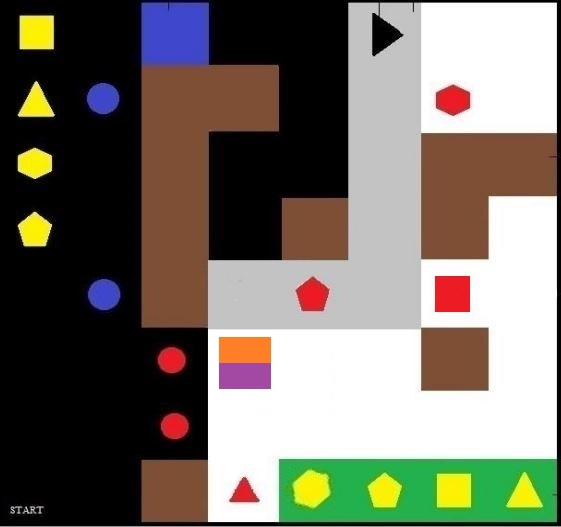
%> input picture images/pixelate.JPG, 561 x 527 px
$ octave --eval "result = comp(rgb2gray(imread('images/pixelate.JPG')));"   (GNU Octave 9; MATLAB toolbox functions it lacks are replaced by stand-ins)
%> lines starting %> are read from the running program, lines starting %| are printed output that depends on the picture; in (x1, y1, x2, y2) boxes, pixels count from 0 and x2, y2 are one past the last pixel; in counts of white or black regions, pixels touching at a corner belong together; the program's own positions count from 1
### gridnum.m
function [pos] = gridnum( b )
%UNTITLED4 Summary of this function goes here
%   Detailed explanation goes here
global yelrg blackrg bluerg brownrg grayrg redrg greenrg getall getallc bot1rg bot2rg;
b = b.Centroid;
mindis = 1000000;
pos = -1;
for i=1:25
    blockc = getallc(i).Centroid;
    if((b(1)-blockc(1))*(b(1)-blockc(1))+(b(2)-blockc(2))*(b(2)-blockc(2))<mindis)
        mindis = (b(1)-blockc(1))*(b(1)-blockc(1))+(b(2)-blockc(2))*(b(2)-blockc(2));
        pos = i;
    end
end

end

### comp2.m
function [cen] = comp( a )
%UNTITLED2 Summary of this function goes here
%   Detailed explanation goes here
global yelrg blackrg bluerg brownrg grayrg redrg greenrg getall getallc;
imshow(a);
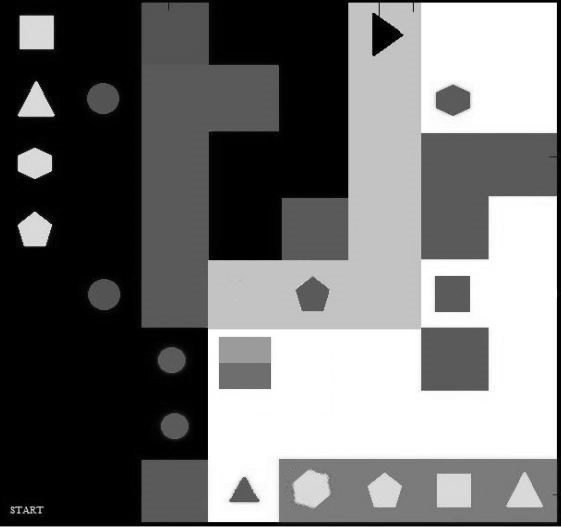
%> displayed picture: size 527x561, on the screen's scale of 0 to 255; min 0, max 255, mean 113.2
bb = regionprops(a);
%> bb = 255 regions; largest, box (x1, y1, x2, y2), Area and Centroid: (208, 3, 557, 520) 53905 [427.8 299.1], (19, 4, 556, 521) 39402 [300.7 224.8], (18, 3, 543, 507) 25864 [353.2 210], (0, 0, 561, 526) 10031 [158.1 215.6], (14, 87, 556, 522) 7582 [423.4 489.7]
area1 =0 ;
area2 =0 ;
s1 =0;
s2 =0;
fa = zeros(1,4);
pq = zeros(1,4);
cen = regionprops(a);
%> cen has the same summary as bb
for i=1:2
    kb = bb(i).BoundingBox;
    kc = bb(i).Centroid;
%     kb(1)+kb(3)/2
%     kb(2)+kb(4)/2
    if(bb(i).Area>area1)
        area1 = bb(i).Area;
        s1=i;
    end
end
%> this loop made 2 passes
%> (kb, kc, area1) on pass 1: ([0.5 0.5 561 526], [158.1 215.6], 10031)
%> (kb, kc) on pass 2: ([3.5 0.5 558 526], [212.7 235.6])
%> after the loop, s1 = 1
for i=3:4
    if(bb(i).Area>area2)
        area2 = bb(i).Area;
        s2=i;
    end
end
%> this loop made 2 passes
%> area2 on pass 1: 2995
%> after the loop, s2 = 3
pq(gridnum(bb(s1))) = s2;
%> in gridnum, `b = b.Centroid;`: b = [158.1 215.6]
%> the run ends on the next line
pq(s2)=gridnum(bb(s1));
fa(s2)=s1;
fa(s1)=s2;
cen(gridnum(bb(s1)))=bb(s2);
for i=1:2
    if(bb(i).Area<area1)
        area1 = bb(i).Area;
        s1=i;
    end
end
for i=3:4
    if(bb(i).Area<area2)
        area2 = bb(i).Area;
        s2=i;
    end
end
fa(s1)=s2;
fa(s2)=s1;
pq(gridnum(bb(s1))) = s2;
pq(s2)=gridnum(bb(s1));
gridnum(bb(s1))
cen(gridnum(bb(s1)))=bb(s2);
% [32 lines of commented-out code are left out]

ims = extractIm(a,bb(1))|extractIm(a,bb(fa(1)));
imtool(ims),title('comp 1');
% pause(2);
ims2 = extractIm(a,bb(2))|extractIm(a,bb(fa(2)));
imtool(ims2),title('comp 2');
% [6 lines of commented-out code are left out]
end
